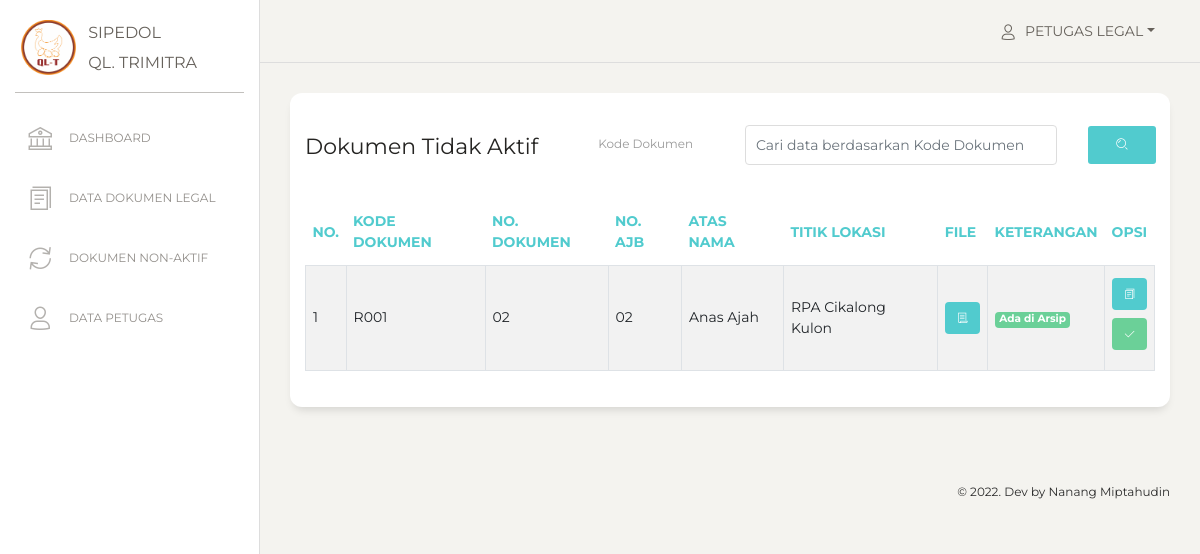
Page /view_legal/legal_non_aktif.php (signed in) on the committed database.
### tables this page shows
CREATE TABLE `users` (
  `id` int(11) NOT NULL,
  `nama` varchar(255) NOT NULL,
  `email` varchar(255) NOT NULL,
  `username` varchar(255) NOT NULL,
  `password` varchar(255) NOT NULL,
  `role_id` int(11) NOT NULL,
  `date_created` date NOT NULL,
  `is_active` int(11) NOT NULL
);

CREATE TABLE `data_legal` (
  `id_legal` int(11) NOT NULL,
  `kode_dokumen` varchar(100) NOT NULL,
  `no_dokumen` varchar(100) NOT NULL,
  `no_hgb` varchar(100) NOT NULL,
  `no_ajb` varchar(100) NOT NULL,
  `luas_tanah` int(11) NOT NULL,
  `atas_nama` varchar(100) NOT NULL,
  `no_kuasa` varchar(100) NOT NULL,
  `titik_lokasi` int(11) NOT NULL,
  `file` varchar(255) NOT NULL,
  `status_dokumen` int(11) NOT NULL,
  `keterangan` varchar(256) NOT NULL,
  `date_created` date NOT NULL,
  `is_active` int(1) NOT NULL
);

CREATE TABLE `titik_lokasi` (
  `id_titik_lokasi` int(11) NOT NULL,
  `lokasi` varchar(100) NOT NULL,
  `date_created` date NOT NULL
);

CREATE TABLE `status_dokumen` (
  `id_status_dokumen` int(11) NOT NULL,
  `status` varchar(100) NOT NULL,
  `date_created` date NOT NULL
);

### functions.php (called while the page is built, shortened)
<?php
$conn = mysqli_connect("localhost", "root", "", "db_sipedol");
function query($query)
{
    global $conn;
    $result = mysqli_query($conn, $query);
    $rows = [];
    while ($row = mysqli_fetch_assoc($result)) {
        $rows[] = $row;
    }
    return $rows;
}

### view_legal/legal_non_aktif.php (the view, shortened to what this page needs)
<?php
include "../view_template/header.php";
include "../view_template/sidebar.php";
include "../view_template/topbar.php";
if (!isset($_POST["search"])) {
    $legal = query("SELECT * FROM data_legal
                INNER JOIN titik_lokasi ON data_legal.titik_lokasi = titik_lokasi.id_titik_lokasi
                INNER JOIN status_dokumen ON data_legal.status_dokumen = status_dokumen.id_status_dokumen
                WHERE is_active = 0
                ");
}
?>
<div class="content">
    <div class="row">
        <div class="col-md-12">
            <div class="card ">
                <div class="card-header ">
                    <div class="row">
                        <div class="col-12 col-lg-4">
                            <h5 class="card-title mt-4">Dokumen Tidak Aktif</h5>
                        </div>
                        <div class="col-12 col-lg-8 pt-2">
                            <form action="" method="post">
                                <div class="form-group row align-items-center">
                                    <div class="col-3">
                                        <label for="kode">Kode Dokumen</label>
                                    </div>
                                    <div class="col-7">
                                        <input type="text" class="form-control" name="kode" id="kode" placeholder="Cari data berdasarkan Kode Dokumen">
                                    </div>
                                    <div class="col-2">
                                        <button type="submit" class="btn btn-primary w-100" name="search"><i class="nc-icon nc-zoom-split"></i></button>
                                    </div>
                                </div>
                            </form>
                        </div>
                    </div>
                </div>
                <div class="card-body ">
                    <div class="table-responsive">
                        <table class="table table-striped table-bordered table-sm">
                            <thead class=" text-primary">
                                <th>No.</th>
                                <th>Kode Dokumen</th>
                                <th>No. Dokumen</th>
                                <th>No. AJB</th>
                                <th>Atas Nama</th>
                                <th>Titik Lokasi</th>
                                <th>File</th>
                                <th>Keterangan</th>
                                <th>Opsi</th>
                            </thead>
                            <tbody>
                                <?php $i = 1; ?>
                                <?php foreach ($legal as $l) : ?>
                                    <tr>
                                        <td><?= $i; ?></td>
                                        <td><?= $l["kode_dokumen"]; ?></td>
                                        <td><?= $l["no_dokumen"]; ?></td>
                                        <td><?= $l["no_ajb"]; ?></td>
                                        <td><?= $l["atas_nama"]; ?></td>
                                        <td><?= $l["lokasi"]; ?></td>
                                        <td>
                                            <a class="badge bg-primary text-white" href="../dokumen/<?= $l["file"]; ?>" target="_blank"><i class="nc-icon nc-paper p-2"></i></a>
                                        </td>
                                        <td>
                                            <?php if ($l["id_status_dokumen"] == 1) : ?>
                                                <span class="badge bg-info text-white"><?= $l["status"]; ?></span>
                                            <?php elseif ($l["id_status_dokumen"] == 2) : ?>
                                                <span class="badge bg-success text-white"><?= $l["status"]; ?></span>
                                            <?php elseif ($l["id_status_dokumen"] == 3) : ?>
                                                <span class="badge bg-warning text-white"><?= $l["status"]; ?></span>
                                            <?php else : ?>
                                                <span class="badge bg-danger text-white"><?= $l["status"]; ?></span>
                                            <?php endif; ?>
                                        </td>
                                        <td>
                                            <a href="legal_detail.php?id=<?= $l["id_legal"] ?>" class="badge bg-primary text-white mb-2"><i class="nc-icon nc-single-copy-04 p-2"></i></a> <br>
                                            <a href="legal_active.php?id=<?= $l["id_legal"] ?>" class="badge bg-success text-white mb-2" onclick="return confirm('Yakin akan mengaktifkan dokumen : <?= $l['atas_nama']; ?> ?');"><i class="nc-icon nc-check-2 p-2"></i></a>
                                        </td>
                                    </tr>
                                    <?php $i++; ?>
                                <?php endforeach; ?>
                            </tbody>
                        </table>
                    </div>
                </div>
            </div>
        </div>
    </div>
</div>
<?php include "../view_template/footer.php"; ?>

### view_template/topbar.php (shortened to what this page needs)
<nav class="navbar navbar-expand-lg navbar-absolute fixed-top navbar-transparent">
    <div class="container-fluid">
        <div class="navbar-wrapper">
            <a class="navbar-brand" href="javascript:;">Dashboard</a>
        </div>
        <div class="collapse navbar-collapse justify-content-end" id="navigation">
            <ul class="navbar-nav">
                <li class="nav-item btn-rotate dropdown">
                    <a class="nav-link dropdown-toggle" href="#" id="navbarDropdownMenuLink" data-toggle="dropdown" aria-haspopup="true" aria-expanded="false">
                        <i class="nc-icon nc-single-02"></i>
                        <p>
                            <span class="d-md-block"><?= $user["nama"]; ?></span>
                        </p>
                    </a>
                </li>
            </ul>
        </div>
    </div>
</nav>
<div class="wrapper ">
    <div class="main-panel">

### rows in the picture
users: nama "PETUGAS LEGAL"
data_legal: kode_dokumen "R001", no_dokumen "02", no_ajb "02", atas_nama "Anas Ajah", titik_lokasi.lokasi "RPA Cikalong Kulon", status_dokumen.status "Ada di Arsip"
